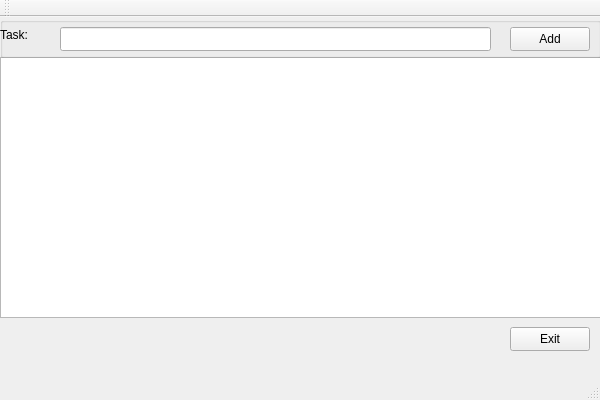
<?xml version="1.0" encoding="UTF-8"?>
<ui version="4.0">
 <class>ToDoListClass</class>
 <widget class="QMainWindow" name="ToDoListClass">
  <property name="geometry">
   <rect>
    <x>0</x>
    <y>0</y>
    <width>600</width>
    <height>400</height>
   </rect>
  </property>
  <property name="windowTitle">
   <string>ToDoList</string>
  </property>
  <widget class="QWidget" name="centralWidget">
   <widget class="QListWidget" name="taskList">
    <property name="geometry">
     <rect>
      <x>0</x>
      <y>40</y>
      <width>601</width>
      <height>261</height>
     </rect>
    </property>
   </widget>
   <widget class="QGroupBox" name="addGroup">
    <property name="geometry">
     <rect>
      <x>0</x>
      <y>0</y>
      <width>601</width>
      <height>41</height>
     </rect>
    </property>
    <property name="title">
     <string/>
    </property>
    <widget class="QLabel" name="addLabel">
     <property name="geometry">
      <rect>
       <x>0</x>
       <y>10</y>
       <width>49</width>
       <height>16</height>
      </rect>
     </property>
     <property name="text">
      <string>Task:</string>
     </property>
    </widget>
    <widget class="QLineEdit" name="taskInput">
     <property name="geometry">
      <rect>
       <x>60</x>
       <y>10</y>
       <width>431</width>
       <height>24</height>
      </rect>
     </property>
    </widget>
    <widget class="QPushButton" name="addButton">
     <property name="geometry">
      <rect>
       <x>510</x>
       <y>10</y>
       <width>80</width>
       <height>24</height>
      </rect>
     </property>
     <property name="text">
      <string>Add</string>
     </property>
    </widget>
   </widget>
   <widget class="QPushButton" name="exitButton">
    <property name="geometry">
     <rect>
      <x>510</x>
      <y>310</y>
      <width>80</width>
      <height>24</height>
     </rect>
    </property>
    <property name="text">
     <string>Exit</string>
    </property>
   </widget>
  </widget>
  <widget class="QMenuBar" name="menuBar">
   <property name="geometry">
    <rect>
     <x>0</x>
     <y>0</y>
     <width>600</width>
     <height>21</height>
    </rect>
   </property>
  </widget>
  <widget class="QToolBar" name="mainToolBar">
   <attribute name="toolBarArea">
    <enum>TopToolBarArea</enum>
   </attribute>
   <attribute name="toolBarBreak">
    <bool>false</bool>
   </attribute>
  </widget>
  <widget class="QStatusBar" name="statusBar"/>
 </widget>
 <layoutdefault spacing="6" margin="11"/>
 <resources>
  <include location="ToDoList.qrc"/>
 </resources>
 <connections/>
</ui>
